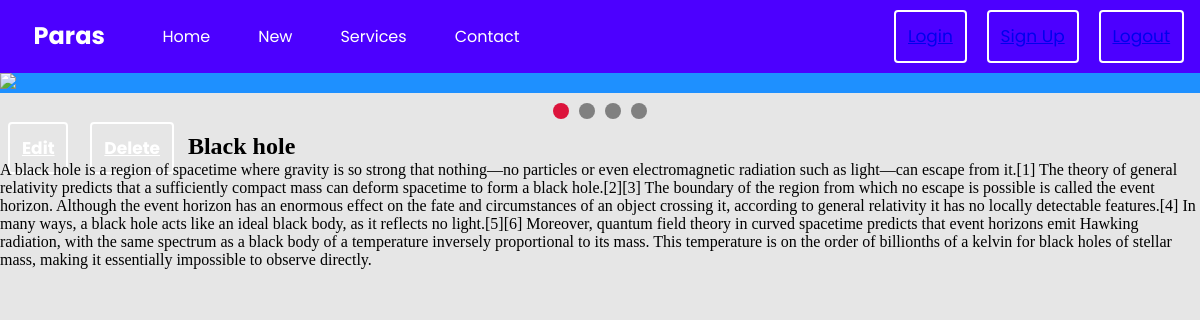
The app's page /post/1/ (signed in) with its own data.
### myapp/models.py (models this page shows, shortened)
class Post(models.Model):
    author=models.ForeignKey(settings.AUTH_USER_MODEL,on_delete=models.CASCADE)
    title=models.CharField(max_length=200)
    text=models.TextField()
    created_at=models.DateTimeField(default=timezone.now)
    published_date=models.DateTimeField(blank=True,null=True)

### myapp/views.py (the view)
# urls.py: path('post/<int:pk>/',views.post_detail,name='post_detail'),
@login_required(login_url='/account/login')
def post_detail(request,pk):
    post=get_object_or_404(Post,pk=pk)
    return render(request,'post_detail.html',{'post':post})

### myapp/templates/post_detail.html (shortened to what this page needs)
{%extends 'base.html'%}
{%block content%}
<h2>
    <a class="btn btn-default" href="{% url 'post_edit' pk=post.pk %}">Edit</a>
    <a class="btn btn-default" href="{% url 'post_remove' pk=post.pk %}">Delete</a>
    {{post.title}}
</h2>
<p>{{post.text}}</p>
{%endblock%}

### myapp/templates/base.html (style rules this page uses)
* { margin: 0; padding: 0; box-sizing: border-box; }
.btn { padding: 0.7em; font-family: 'Poppins', sans-serif; background: none; border: 2.4px solid white!important; border: none; color: white; font-size: 17px; margin: 0.1rem 0.5rem; overflow: hidden; outline: none; border-radius: 4px; cursor: pointer; }
body { background:#e6e6e6; }

### records on screen
Post: title "Black hole", text "A black hole is a region of spacetime where gravity is so strong that nothing—no particles or even electromagnetic radiation such as light—can escape from it.[1] The theory of general relativity predicts that a sufficiently compact mass can deform spacetime to form a black hole.[2][3] The boundary of the region from which no escape is possible is called the event horizon. Although the event horizon has an enormous effect on the fate and circumstances of an object crossing it, according to general relativity it has no locally detectable features.[4] In many ways, a black hole acts like an ideal black body, as it reflects no light.[5][6] Moreover, quantum field theory in curved spacetime…"
